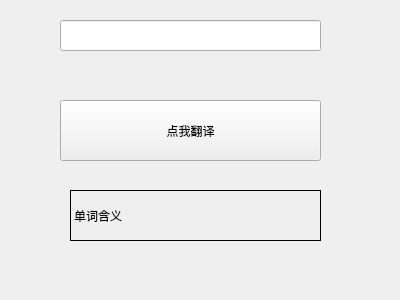
<?xml version="1.0" encoding="UTF-8"?>
<ui version="4.0">
 <class>Widget</class>
 <widget class="QWidget" name="Widget">
  <property name="geometry">
   <rect>
    <x>0</x>
    <y>0</y>
    <width>400</width>
    <height>300</height>
   </rect>
  </property>
  <property name="windowTitle">
   <string>Widget</string>
  </property>
  <widget class="QPushButton" name="pushButton">
   <property name="geometry">
    <rect>
     <x>60</x>
     <y>100</y>
     <width>261</width>
     <height>61</height>
    </rect>
   </property>
   <property name="text">
    <string>点我翻译</string>
   </property>
  </widget>
  <widget class="QLineEdit" name="lineEdit">
   <property name="geometry">
    <rect>
     <x>60</x>
     <y>20</y>
     <width>261</width>
     <height>31</height>
    </rect>
   </property>
  </widget>
  <widget class="QLabel" name="label">
   <property name="geometry">
    <rect>
     <x>70</x>
     <y>190</y>
     <width>251</width>
     <height>51</height>
    </rect>
   </property>
   <property name="mouseTracking">
    <bool>true</bool>
   </property>
   <property name="autoFillBackground">
    <bool>true</bool>
   </property>
   <property name="frameShape">
    <enum>QFrame::Panel</enum>
   </property>
   <property name="frameShadow">
    <enum>QFrame::Plain</enum>
   </property>
   <property name="text">
    <string>单词含义</string>
   </property>
  </widget>
 </widget>
 <layoutdefault spacing="6" margin="11"/>
 <resources/>
 <connections/>
</ui>
